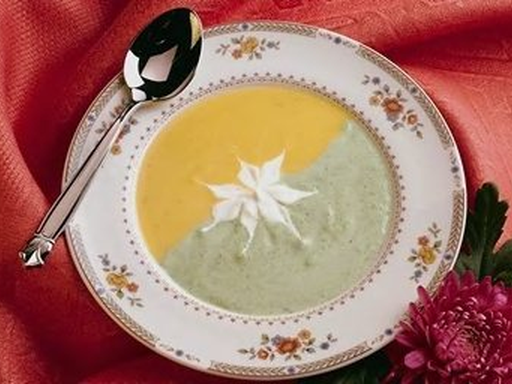
%> input picture Ex1/task2/c_2.jpg (cropped and resized to the size of MATLAB's example picture), 512 x 384 px, given in place of peppers.png, which was not available
$ octave SGN-12006_Exercise_02.m   (GNU Octave 9; MATLAB toolbox functions it lacks are replaced by stand-ins)
%> lines starting %> are read from the running program, lines starting %| are printed output that depends on the picture; pictures that were not available may be replaced by others from this repository, and a replacement may not be noted
close all
clear all
I=imread('peppers.png');
%> I is the input picture: size 384x512x3 uint8; mean R, G, B 165.7, 115.9, 102.1
imshow(I)
[I1,map] = rgb2ind(I,32);
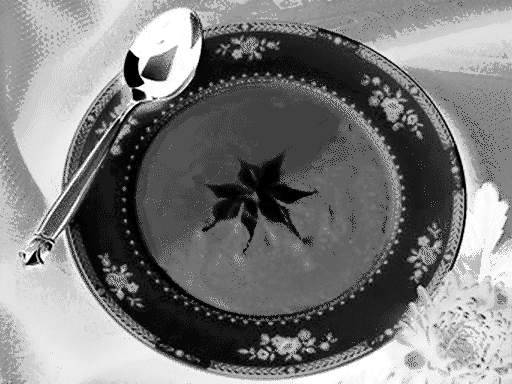
%> I1: size 384x512 uint8; min 0, max 31, mean 15.2; drawn with min black and max white
%> map = 32 rows, first 12: [0.906 0.882 0.859; 0.843 0.82 0.808; 0.902 0.816 0.733; 0.824 0.792 0.776; 0.808 0.765 0.741; 0.851 0.722 0.596; 0.78 0.722 0.686; 0.737 0.655 0.62; 0.863 0.698 0.306; 0.816 0.69 0.435; 0.831 0.667 0.29; 0.686 0.592 0.553]
figure
imshow(I1)
R = I(:,:,1);
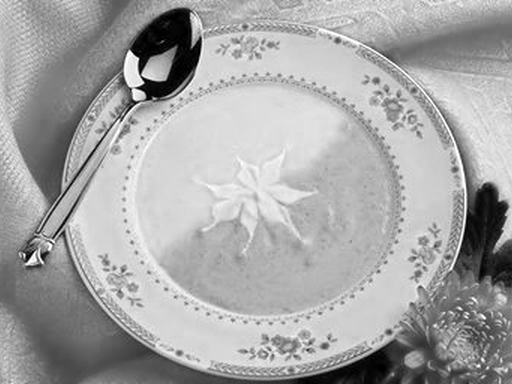
%> R: size 384x512 uint8; min 0, max 255, mean 165.7
G = I(:,:,2);
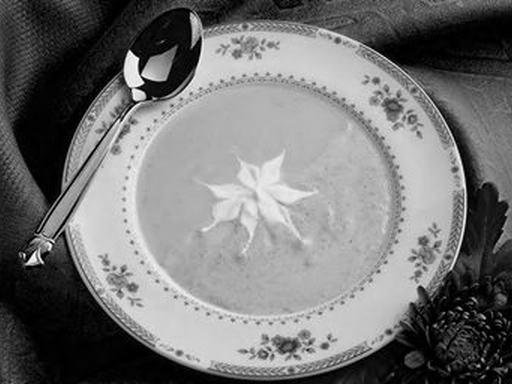
%> G: size 384x512 uint8; min 0, max 255, mean 115.9
B = I(:,:,3);
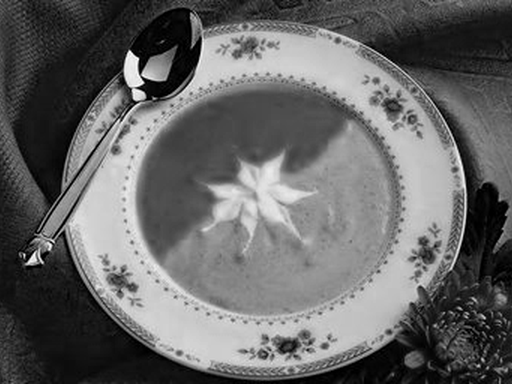
%> B: size 384x512 uint8; min 0, max 255, mean 102.1
I2=cat(256,R,G,B);
I3=rgb2gray(I)
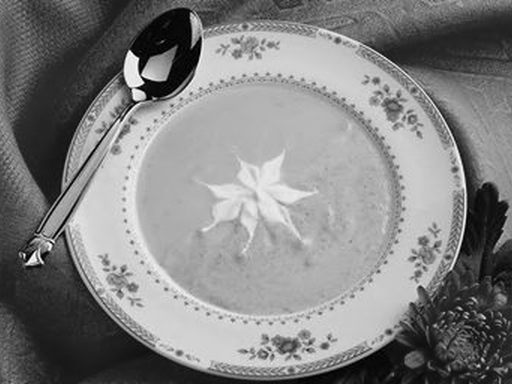
%> I3: size 384x512 uint8; min 0, max 255, mean 129.2

%Question 2
A='D:\c_1.jpg';
I=imread(A,'jpg')
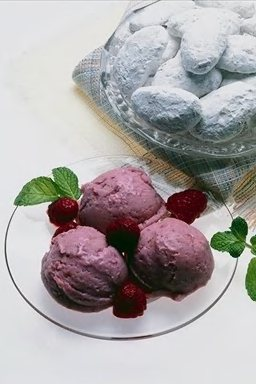
%> input picture Ex1/task2/c_1.jpg, 256 x 384 px
%> I is the input picture: size 384x256x3 uint8; mean R, G, B 171.3, 166.5, 167
% Question number 3
s1=[0 0 0 0;0 0 1 0;0 0 1 0;0 1 1 1];
s2=[0 0 1 1;0 1 0 0;1 1 0 0;0 0 0 0];
S = cat(2,s1,s2);
imshow(S)
%%

% [13 lines of commented-out code are left out]
%> (the run ends here)
